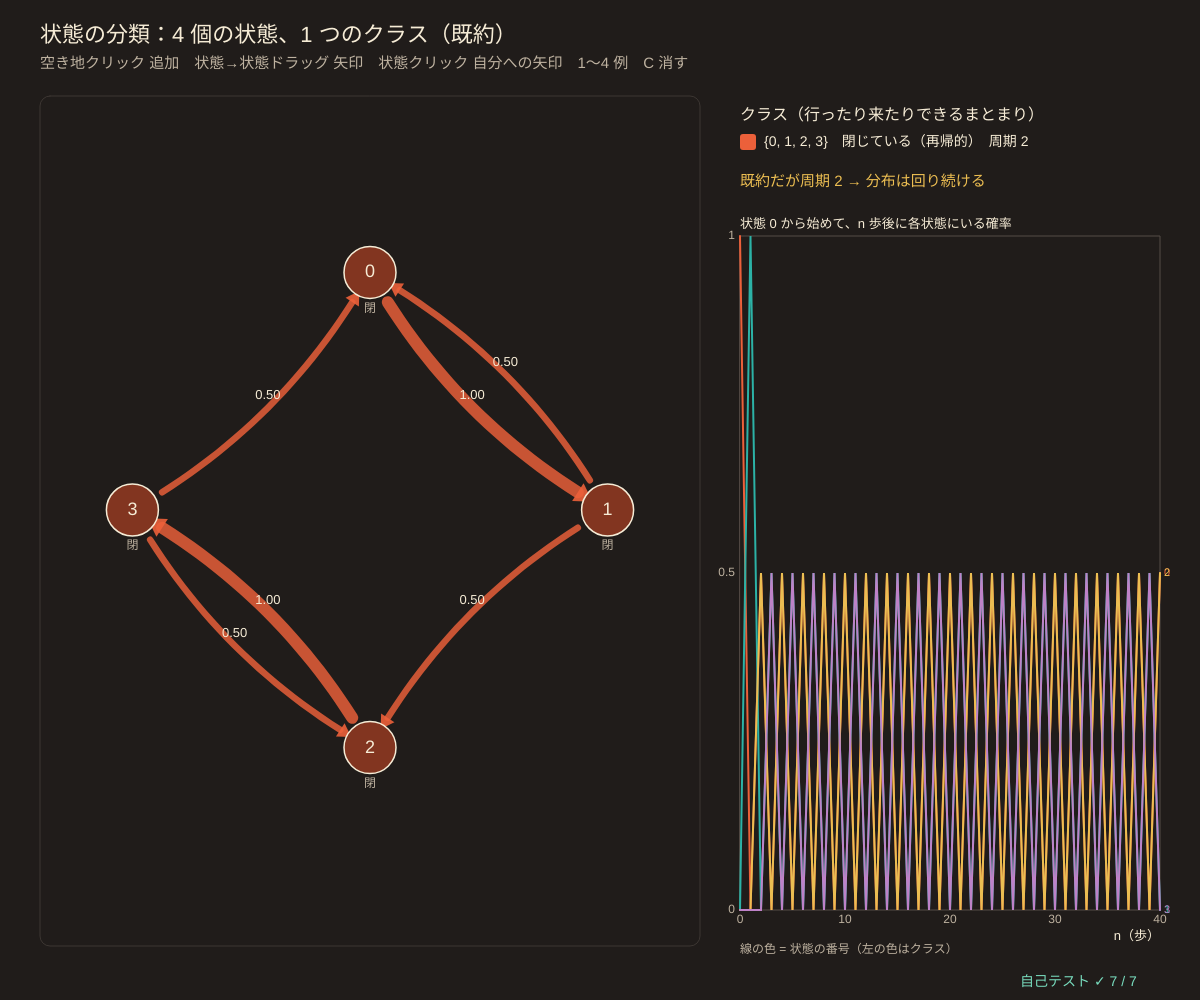
Frame 1 (no input)
Frame 60 (no input): identical to frame 1, image omitted
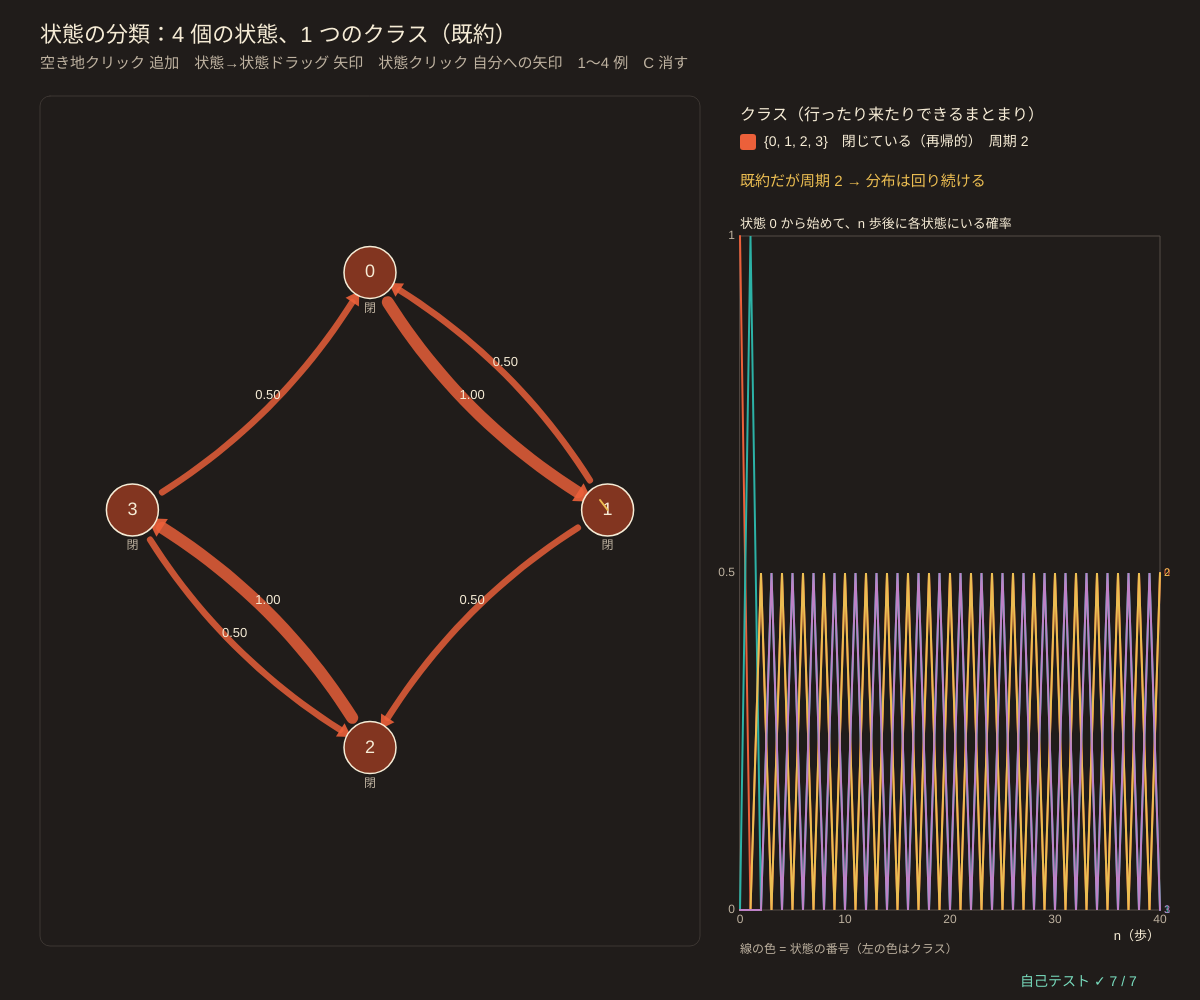
Frame 120 (the mouse pressed at the canvas centre since frame 60)

The p5.js sketch that drew these frames (run headless with seeded random() and noise() and a simulated clock; from frame 60 on, the mouse is pressed at the canvas centre):

// p5.js sketch
// ── sketch.js
// ============================================
// 03 状態の分類 ─ 自分で遷移図を作ると、状態を自動で分類して色分けする
// 通じ合うクラス：i から j へも、j から i へも行ける状態のまとまり（強連結成分、タージャンの方法で求める）
// 閉じたクラス：外へ出る矢印がない（一度入ると出られない）。1 つだけで自分に戻るなら吸収状態
// 周期：戻ってこられる歩数の最大公約数（gcd）。周期 2 だと分布が行ったり来たりして収束しない
// 既約（クラスが 1 つ）で周期 1 なら、どこから始めても定常分布へ（01・02 の場合）
// 空いている所をクリック 状態を追加 / 状態から状態へドラッグ 矢印をつける・消す / 状態をクリック 自分への矢印
// 1 周期 2 の例　2 吸収状態のある例　3 既約で周期 1　4 周期 3　C 全部消す　（矢印の確率は、出る矢印に均等）
// ============================================

const MAX_STATES = 8;                    // ★ 状態の数の上限
const NODE_R = 26;
let pos = [], edges = [], transP = [], info = null, dragFrom = -1, pressX = 0, pressY = 0, distHist = [];

function setup() {
  createCanvas(windowWidth, windowHeight);
  selfTest();
  preset(1);
}
function preset(k) {                     // ★ 例の遷移図（矢印のリスト）
  let w = width * 0.55, h = height - 200, cx = 40 + w / 2, cy = 110 + h / 2, ring = (n, r) => { let p = []; for (let i = 0; i < n; i++) p.push([cx + r * Math.cos(-Math.PI / 2 + (i * 2 * Math.PI) / n), cy + r * Math.sin(-Math.PI / 2 + (i * 2 * Math.PI) / n)]); return p; };
  let lists = {
    1: [4, [[0, 1], [1, 2], [2, 3], [3, 0], [1, 0], [3, 2]]],                   // 偶数歩でしか戻れない → 周期 2
    2: [5, [[1, 0], [1, 2], [2, 1], [2, 3], [3, 2], [3, 4], [0, 0], [4, 4]]],   // 0 と 4 が吸収状態（ギャンブラーの破産、04）
    3: [5, [[0, 1], [1, 2], [2, 3], [3, 4], [4, 0], [2, 0], [4, 4]]],          // 長さ 5 と 3 の輪 + 自分への矢印 → 周期 1
    4: [6, [[0, 1], [1, 2], [2, 0], [2, 3], [3, 4], [4, 5], [5, 3], [5, 0]]],  // どの輪も長さ 3 の倍数 → 周期 3
  };
  let [n, list] = lists[k]; pos = ring(n, Math.min(w, h) * 0.36); edges = zerosMat(n);
  for (let [i, j] of list) edges[i][j] = 1;
  rebuild();
}
// ★ 矢印から遷移行列：出る矢印に均等な確率。矢印がない状態は「その場にとどまる」（吸収状態）
function edgesToP(e) { return fixRows(e.map((r) => r.slice())); }
function rebuild() {
  transP = edgesToP(edges); info = classifyChain(transP);
  let mu = new Array(pos.length).fill(0); if (pos.length) mu[0] = 1; distHist = [mu];
  for (let n = 1; n <= 40; n++) distHist.push(vecMat(distHist[n - 1], transP));
}
function nodeAt(x, y) { for (let i = 0; i < pos.length; i++) if (Math.hypot(x - pos[i][0], y - pos[i][1]) < NODE_R + 6) return i; return -1; }

function draw() {
  background(...BG);
  hudTitle('状態の分類：' + pos.length + ' 個の状態、' + (info ? info.classes.length : 0) + ' つのクラス' + (info && info.irreducible ? '（既約）' : ''), '空き地クリック 追加　状態→状態ドラッグ 矢印　状態クリック 自分への矢印　1〜4 例　C 消す');
  let w = width * 0.55;
  noFill(); stroke(60, 54, 50); strokeWeight(1); rect(40, 96, w, height - 150, 10);
  if (pos.length) {
    let cols = pos.map((_, i) => STATE_COLS[info.comp[i] % STATE_COLS.length]);
    drawChainGraph(pos, transP, NODE_R, cols, { labels: pos.length <= 6 });
    for (let i = 0; i < pos.length; i++) {
      let c = info.classes[info.comp[i]], tag = c.absorbing ? '吸収' : c.closed ? '閉' : '一時';
      noStroke(); fill(...SUB); textSize(12); textAlign(CENTER, TOP); text(tag, pos[i][0], pos[i][1] + NODE_R + 4);
    }
  }
  if (dragFrom >= 0) { stroke(...MUSTARD); strokeWeight(2); line(pos[dragFrom][0], pos[dragFrom][1], mouseX, mouseY); }

  // ---- 分類の結果
  let x = w + 80, y = 120;
  noStroke(); fill(...CREAM); textSize(16); textAlign(LEFT, BASELINE); text('クラス（行ったり来たりできるまとまり）', x, y);
  if (info) info.classes.forEach((c, k) => {
    let yy = y + 26 + k * 26; fill(...STATE_COLS[k % STATE_COLS.length]); rect(x, yy - 12, 16, 16, 3);
    fill(...CREAM); textSize(14);
    let per = c.period === 0 ? '戻れない' : '周期 ' + c.period;
    text('{' + c.members.join(', ') + '}　' + (c.absorbing ? '吸収状態' : c.closed ? '閉じている（再帰的）' : '出ていく（一時的）') + '　' + per, x + 24, yy);
  });
  let yy = y + 40 + (info ? info.classes.length : 0) * 26;
  fill(...MUSTARD); textSize(15);
  if (info && pos.length) text(info.irreducible ? (info.classes[0].period === 1 ? '既約で周期 1 → どこからでも定常分布へ収束' : '既約だが周期 ' + info.classes[0].period + ' → 分布は回り続ける') : '既約ではない → 始める場所で行き先が変わる', x, yy);

  // ---- 状態 0 から始めた分布の変化（周期があると振動）
  let g = { x, y: yy + 50, w: Math.min(460, width - x - 40), h: height - yy - 140, x0: 0, x1: 40, y0: 0, y1: 1 };
  plotAxes(g, 'n（歩）', '状態 0 から始めて、n 歩後に各状態にいる確率', [0, 10, 20, 30, 40], [0, 0.5, 1]);
  for (let i = 0; i < pos.length; i++) drawCurve(g, distHist.map((d) => d[i]), STATE_COLS[i % STATE_COLS.length], 2);
  for (let i = 0; i < Math.min(pos.length, 8); i++) { noStroke(); fill(...STATE_COLS[i % STATE_COLS.length]); textSize(11); textAlign(LEFT, CENTER); text(i, g.x + g.w + 4, gY(g, distHist[40][i])); }
  noStroke(); fill(...SUB); textSize(12); textAlign(LEFT, TOP); text('線の色 = 状態の番号（左の色はクラス）', g.x, g.y + g.h + 34);
  drawSelfTest(width - 180, height - 14);
}

function mousePressed() {
  pressX = mouseX; pressY = mouseY;
  if (mouseX > width * 0.55 + 40 || mouseY < 96) return;
  let i = nodeAt(mouseX, mouseY);
  if (i >= 0) { dragFrom = i; return; }
  if (pos.length < MAX_STATES) {
    let n = pos.length; pos.push([mouseX, mouseY]);
    edges = edges.map((r) => r.concat([0])); edges.push(new Array(n + 1).fill(0)); rebuild();
  }
}
function mouseReleased() {
  if (dragFrom < 0) return;
  let j = nodeAt(mouseX, mouseY), moved = Math.hypot(mouseX - pressX, mouseY - pressY) > 8;
  if (j >= 0 && (j !== dragFrom || !moved)) { edges[dragFrom][j] = edges[dragFrom][j] ? 0 : 1; rebuild(); }
  dragFrom = -1;
}
function keyPressed() {
  if (key >= '1' && key <= '4') preset(Number(key));
  if (key === 'c' || key === 'C') { pos = []; edges = []; transP = []; info = { comp: [], classes: [], irreducible: false }; distHist = [[]]; for (let n = 0; n < 40; n++) distHist.push([]); }
  return false;
}

// ============================================
// やってみよう
// 1. 例 1（周期 2）に、どこか 1 つ「自分への矢印」を足すと、周期は？ グラフの振動は？
// 2. 例 2 で、状態 0 から始めずに真ん中から始めたい → rebuild() の mu[0] = 1 を mu[2] = 1 に
// 3. 例 4 の輪のどこかに長さ 4 の輪を作ると、gcd(3, 4) = 1 で周期 1 になる
// 4. 吸収状態が 2 つあるとき、どちらに吸収されるかの確率を 04・05 で計算する
// ============================================

// ---- 自己テスト
function selfTest() {
  selfTestResults = [];
  let fromList = (n, list) => { let e = zerosMat(n); for (let [i, j] of list) e[i][j] = 1; return edgesToP(e); };
  let c2 = classifyChain(fromList(2, [[0, 1], [1, 0]]));
  check('2 つの間を行き来するだけ：既約、周期 2', c2.irreducible && c2.classes[0].period === 2);
  let c3 = classifyChain(fromList(3, [[0, 1], [1, 2], [2, 0]]));
  check('長さ 3 の輪：周期 3', c3.irreducible && c3.classes[0].period === 3);
  let c1 = classifyChain(fromList(3, [[0, 1], [1, 2], [2, 0], [1, 1]]));
  check('輪に自分への矢印を足す：周期 1', c1.irreducible && c1.classes[0].period === 1);
  let gr = classifyChain(fromList(5, [[1, 0], [1, 2], [2, 1], [2, 3], [3, 2], [3, 4]]));   // 0 と 4 は矢印なし → 吸収
  let byM = (m) => gr.classes.find((c) => c.members.includes(m));
  check('ギャンブラーの連鎖：クラス {0} {1,2,3} {4}、0 と 4 は吸収、{1,2,3} は一時的', gr.classes.length === 3 && byM(0).absorbing && byM(4).absorbing && !byM(2).closed && byM(2).members.length === 3);
  // 周期 = gcd{ n : P^n(i,i) > 0 } を総当たりで、でたらめなグラフと比べる
  seedRng(3); let okP = true, okIrr = true;
  for (let t = 0; t < 40; t++) {
    let n = 3 + (t % 5), e = zerosMat(n); for (let i = 0; i < n; i++) for (let j = 0; j < n; j++) if (rnd() < (t % 2 ? 0.25 : 0.4)) e[i][j] = 1;
    let a = edgesToP(e), info = classifyChain(a), pw = eyeMat(n), g = new Array(n).fill(0), reach = eyeMat(n);
    for (let k = 1; k <= 3 * n; k++) { pw = matMul(pw, a); for (let i = 0; i < n; i++) { if (pw[i][i] > 1e-15) g[i] = gcdInt(g[i], k); for (let j = 0; j < n; j++) if (pw[i][j] > 1e-15) reach[i][j] = 1; } }
    for (let c of info.classes) for (let i of c.members) if (c.period !== g[i]) okP = false;
    let allReach = reach.every((r) => r.every((v) => v > 0));
    if (allReach !== info.irreducible) okIrr = false;
  }
  check('でたらめなグラフ 40 個：周期 = gcd{n : Pⁿ(i,i) > 0}（総当たり）', okP);
  check('40 個：既約 ⇔ どこからどこへも行ける（Pⁿ で確認）', okIrr);
  let p2 = fromList(2, [[0, 1], [1, 0]]), mu = [1, 0], osc = true; for (let n = 1; n <= 10; n++) { mu = vecMat(mu, p2); if (mu[n % 2] !== 1) osc = false; }
  check('周期 2 の連鎖では分布が (0,1) ⇔ (1,0) を行き来して収束しない', osc);
  reportSelfTest();
}

// ==================================================
// ここから下は「マルコフ連鎖の道具」（中身は読まなくても OK。消さないでね）
// ==================================================
// ---- 色と小さな道具
const BG = [32, 28, 26];                // 背景（あたたかい炭色）
const CREAM = [246, 236, 214], DICE = [236, 96, 58], TEAL = [44, 178, 166], MUSTARD = [236, 190, 82], PLUM = [190, 130, 200], SUB = [190, 178, 160];
const STATE_COLS = [[236, 96, 58], [44, 178, 166], [236, 190, 82], [190, 130, 200], [120, 190, 240], [150, 210, 110], [240, 140, 170], [200, 170, 130]];
function clampv(v, a, b) { return v < a ? a : v > b ? b : v !== v ? a : v; }     // NaN なら a に戻す
function sumOf(a) { let s = 0; for (let v of a) s += v; return s; }
function meanOf(a) { return a.length ? sumOf(a) / a.length : 0; }
function sampleFrom(p) { let u = rnd() * sumOf(p), c = 0; for (let i = 0; i < p.length; i++) { c += p[i]; if (u < c) return i; } return p.length - 1; }   // 確率 p[i] で i を返す
function fmtN(v, d) { if (typeof v !== 'number' || v !== v) return '?'; if (!isFinite(v)) return '∞'; let s = v.toFixed(d === undefined ? 2 : d); return /^-0\.?0*$/.test(s) ? s.slice(1) : s; }
function hudTitle(t, sub) {            // 左上の見出しと操作の説明
  noStroke(); fill(...CREAM); textSize(22); textAlign(LEFT, BASELINE); text(t, 40, 42);
  fill(...SUB); textSize(15); text(sub, 40, 68);
}
// ---- 種つきの乱数（同じ種なら毎回同じ列 → 実験をくり返せる）
let rngState = 1;
function seedRng(s) { rngState = (s >>> 0) || 1; }
function rnd() {                       // 0〜1 の一様乱数（mulberry32）
  rngState = (rngState + 0x6d2b79f5) >>> 0;
  let t = rngState;
  t = Math.imul(t ^ (t >>> 15), t | 1);
  t ^= t + Math.imul(t ^ (t >>> 7), t | 61);
  return ((t ^ (t >>> 14)) >>> 0) / 4294967296;
}
function rndInt(a, b) { return a + Math.floor(rnd() * (b - a + 1)); }
function randn() { let u = 1 - rnd(), v = rnd(); return Math.sqrt(-2 * Math.log(u)) * Math.cos(2 * Math.PI * v); }   // 標準正規分布
// ---- 行列の道具（行列 = 配列の配列。遷移行列 transP[i][j] = i の次に j へ行く確率、行の和 = 1）
function zerosMat(n, m) { let a = []; for (let i = 0; i < n; i++) a.push(new Array(m === undefined ? n : m).fill(0)); return a; }
function eyeMat(n) { let a = zerosMat(n); for (let i = 0; i < n; i++) a[i][i] = 1; return a; }
function copyMat(a) { return a.map((r) => r.slice()); }
function matMul(a, b) {                // 行列の積 (a b)[i][j] = Σ_k a[i][k] b[k][j]
  let n = a.length, m = b[0].length, kk = b.length, c = zerosMat(n, m);
  for (let i = 0; i < n; i++) for (let k = 0; k < kk; k++) { let v = a[i][k]; if (v !== 0) for (let j = 0; j < m; j++) c[i][j] += v * b[k][j]; }
  return c;
}
function vecMat(v, a) {                // 横ベクトル × 行列：次の時刻の分布 = いまの分布 × P
  let out = new Array(a[0].length).fill(0);
  for (let i = 0; i < v.length; i++) if (v[i] !== 0) for (let j = 0; j < out.length; j++) out[j] += v[i] * a[i][j];
  return out;
}
function matPow(a, k) { let r = eyeMat(a.length); for (let t = 0; t < k; t++) r = matMul(r, a); return r; }   // P^k（k 回かけるだけ）
function maxAbsDiff(a, b) {            // 2 つの行列（またはベクトル）のいちばん大きなずれ
  let d = 0;
  for (let i = 0; i < a.length; i++) { if (Array.isArray(a[i])) d = Math.max(d, maxAbsDiff(a[i], b[i])); else d = Math.max(d, Math.abs(a[i] - b[i])); }
  return d;
}
function rowSumErr(a, target) { let d = 0; for (let r of a) d = Math.max(d, Math.abs(sumOf(r) - (target === undefined ? 1 : target))); return d; }
function fixRows(a) {                  // 行の和を 1 に。全部 0 の行は「その場にとどまる」にする（NaN を出さない）
  return a.map((r, i) => { let s = sumOf(r); if (!(s > 1e-12)) { let z = r.map(() => 0); z[i] = 1; return z; } return r.map((v) => v / s); });
}
function solveLinear(a, b) {           // ガウスの消去法（部分ピボット）で a x = b。解けなければ null
  let n = a.length, m = a.map((r, i) => r.concat([b[i]]));
  for (let c = 0; c < n; c++) {
    let p = c; for (let r = c + 1; r < n; r++) if (Math.abs(m[r][c]) > Math.abs(m[p][c])) p = r;
    if (Math.abs(m[p][c]) < 1e-13) return null;
    [m[c], m[p]] = [m[p], m[c]];
    for (let r = 0; r < n; r++) { if (r === c) continue; let f = m[r][c] / m[c][c]; if (f !== 0) for (let k = c; k <= n; k++) m[r][k] -= f * m[c][k]; }
  }
  return m.map((r, i) => r[n] / r[i]);
}
function matInv(a) {                   // 逆行列（ガウス-ジョルダン）。逆がなければ null
  let n = a.length, cols = [];
  for (let j = 0; j < n; j++) { let e = new Array(n).fill(0); e[j] = 1; let x = solveLinear(a, e); if (!x) return null; cols.push(x); }
  return a.map((_, i) => cols.map((c) => c[i]));
}
// 定常分布：π P = π と Σ π = 1 を連立方程式として解く（(P^T − I) π = 0 の最後の式を Σ π = 1 に置きかえる）
function stationaryExact(a) {
  let n = a.length, m = zerosMat(n), b = new Array(n).fill(0);
  for (let i = 0; i < n; i++) for (let j = 0; j < n; j++) m[i][j] = a[j][i] - (i === j ? 1 : 0);
  for (let j = 0; j < n; j++) m[n - 1][j] = 1; b[n - 1] = 1;
  return solveLinear(m, b);
}
function stationaryPower(a, tol, maxIt, start) {   // べき乗法：π ← π P を変化が tol 未満になるまで
  let n = a.length, v = start ? start.slice() : new Array(n).fill(1 / n), its = 0, d = Infinity;
  while (d > (tol || 1e-13) && its < (maxIt || 100000)) { let w = vecMat(v, a); d = maxAbsDiff(w, v); v = w; its++; }
  return { pi: v, its };
}
function tvDist(p, q) { let s = 0; for (let i = 0; i < p.length; i++) s += Math.abs(p[i] - q[i]); return s / 2; }   // 全変動距離
function entropyRate(a, pi) {          // エントロピー率 H = −Σ_i π_i Σ_j P_ij log₂ P_ij（1 歩あたりの情報量、ビット）
  let h = 0;
  for (let i = 0; i < a.length; i++) for (let v of a[i]) if (v > 0) h -= pi[i] * v * Math.log2(v);
  return h;
}
// ---- 状態の分類：強連結成分（タージャンの方法）と周期
function adjOf(a) { return a.map((r) => r.map((v, j) => (v > 1e-12 ? j : -1)).filter((j) => j >= 0)); }   // 確率 > 0 の矢印
function sccTarjan(adj) {              // 戻り値：comp[i] = 状態 i のクラスの番号（行ったり来たりできる状態どうしが同じ番号）
  let n = adj.length, idx = new Array(n).fill(-1), low = new Array(n).fill(0), onSt = new Array(n).fill(false), st = [], comp = new Array(n).fill(-1), counter = 0, nc = 0;
  function visit(v) {
    idx[v] = low[v] = counter++; st.push(v); onSt[v] = true;
    for (let w of adj[v]) {
      if (idx[w] < 0) { visit(w); low[v] = Math.min(low[v], low[w]); }
      else if (onSt[w]) low[v] = Math.min(low[v], idx[w]);
    }
    if (low[v] === idx[v]) { let w; do { w = st.pop(); onSt[w] = false; comp[w] = nc; } while (w !== v); nc++; }
  }
  for (let v = 0; v < n; v++) if (idx[v] < 0) visit(v);
  return comp;
}
function gcdInt(a, b) { a = Math.abs(a); b = Math.abs(b); while (b) [a, b] = [b, a % b]; return a; }
function classPeriod(adj, members) {   // クラスの周期：BFS の深さ lev で、クラスの中の矢印 u→v ごとに gcd(lev u + 1 − lev v)
  let inC = new Set(members), lev = new Map([[members[0], 0]]), q = [members[0]], g = 0;
  while (q.length) { let u = q.shift(); for (let v of adj[u]) if (inC.has(v) && !lev.has(v)) { lev.set(v, lev.get(u) + 1); q.push(v); } }
  for (let u of members) for (let v of adj[u]) if (inC.has(v)) g = gcdInt(g, lev.get(u) + 1 - lev.get(v));
  return g;                            // 0 = クラスの中に矢印がない（1 回きりの状態）
}
function classifyChain(a) {            // クラスごとに：メンバー、閉じている（外へ出ない）か、周期
  let adj = adjOf(a), comp = sccTarjan(adj), nc = Math.max(-1, ...comp) + 1, classes = [];
  for (let c = 0; c < nc; c++) {
    let mem = []; comp.forEach((k, i) => { if (k === c) mem.push(i); });
    let closed = mem.every((u) => adj[u].every((v) => comp[v] === c));
    classes.push({ members: mem, closed, period: classPeriod(adj, mem), absorbing: mem.length === 1 && a[mem[0]][mem[0]] > 1 - 1e-12 });
  }
  return { comp, classes, irreducible: nc === 1 };
}
// ---- 遷移図を描く道具：矢印の太さ = 確率
function bezPts(ax, ay, bx, by, bend, r) {          // 少しふくらんだ曲線の点（両はしの円 r の中は除く）
  let mx = (ax + bx) / 2, my = (ay + by) / 2, dx = bx - ax, dy = by - ay, L = Math.hypot(dx, dy) || 1;
  let cx = mx - (dy / L) * bend * L, cy = my + (dx / L) * bend * L, pts = [];
  for (let k = 0; k <= 30; k++) {
    let t = k / 30, x = (1 - t) * (1 - t) * ax + 2 * t * (1 - t) * cx + t * t * bx, y = (1 - t) * (1 - t) * ay + 2 * t * (1 - t) * cy + t * t * by;
    if (Math.hypot(x - ax, y - ay) > r + 2 && Math.hypot(x - bx, y - by) > r + 6) pts.push([x, y]);
  }
  return pts;
}
function arrowHeadAt(pts, sz) {       // 折れ線の最後に三角の矢じり
  if (pts.length < 2) return;
  let [x1, y1] = pts[pts.length - 2], [x2, y2] = pts[pts.length - 1], L = Math.hypot(x2 - x1, y2 - y1) || 1, ux = (x2 - x1) / L, uy = (y2 - y1) / L;
  triangle(x2 + ux * sz, y2 + uy * sz, x2 - uy * sz * 0.6, y2 + ux * sz * 0.6, x2 + uy * sz * 0.6, y2 - ux * sz * 0.6);
}
// nodes = [[x, y], …]、a = 遷移行列。戻り値：矢印ごとの { i, j, mx, my }（ラベルやクリック判定用）
function drawChainGraph(nodes, a, r, cols, opts) {
  opts = opts || {};
  let cx = meanOf(nodes.map((p) => p[0])), cy = meanOf(nodes.map((p) => p[1])), hits = [];
  for (let i = 0; i < nodes.length; i++) for (let j = 0; j < nodes.length; j++) {
    let p = a[i][j]; if (!(p > 1e-9)) continue;
    let col = cols[i % cols.length], w = 1 + 11 * p, pts;
    if (i === j) {                     // 自分に戻る矢印：外側に小さな輪
      let ox = nodes[i][0] - cx, oy = nodes[i][1] - cy, L = Math.hypot(ox, oy) || 1, ux = ox / L, uy = L > 1 ? oy / L : -1;
      if (L <= 1) ux = 0;
      let lx = nodes[i][0] + ux * r * 1.55, ly = nodes[i][1] + uy * r * 1.55, rr = r * 0.62, base = Math.atan2(-uy, -ux);
      pts = []; for (let k = 0; k <= 32; k++) { let t = base + 0.9 + (k / 32) * (2 * Math.PI - 1.8); pts.push([lx + rr * Math.cos(t), ly + rr * Math.sin(t)]); }
      hits.push({ i, j, mx: lx + ux * rr, my: ly + uy * rr });
    } else {
      pts = bezPts(nodes[i][0], nodes[i][1], nodes[j][0], nodes[j][1], 0.14, r);
      if (pts.length) hits.push({ i, j, mx: pts[pts.length >> 1][0], my: pts[pts.length >> 1][1] });
    }
    stroke(col[0], col[1], col[2], opts.alphaEdge || 210); strokeWeight(w); noFill(); polyline(pts);
    noStroke(); fill(col[0], col[1], col[2], opts.alphaEdge || 230); arrowHeadAt(pts, 8 + w * 0.8);
    if (opts.labels !== false && pts.length) {
      let h = hits[hits.length - 1]; fill(...CREAM); textSize(13); textAlign(CENTER, CENTER); text(fmtN(p, 2), h.mx, h.my - 12);
    }
  }
  for (let i = 0; i < nodes.length; i++) {
    let col = cols[i % cols.length]; stroke(...CREAM); strokeWeight(opts.hl === i ? 4 : 1.5); fill(col[0] * 0.55, col[1] * 0.55, col[2] * 0.55);
    circle(nodes[i][0], nodes[i][1], 2 * r);
    noStroke(); fill(...CREAM); textAlign(CENTER, CENTER); textSize(opts.nameSize || 18); text(opts.names ? opts.names[i] : String(i), nodes[i][0], nodes[i][1]);
  }
  return hits;
}
function drawMatrix(a, x, y, cw, ch, names, opts) {   // 行列を色つきの表で（濃い = 大きい）
  opts = opts || {}; let d = opts.digits === undefined ? 2 : opts.digits, n = a.length, m = a[0].length, hi = opts.hi || 1;
  textAlign(CENTER, CENTER); textSize(opts.ts || 13);
  for (let i = 0; i < n; i++) for (let j = 0; j < m; j++) {
    let v = a[i][j], t = clampv(Math.abs(v) / hi, 0, 1); noStroke();
    fill(48 + t * (TEAL[0] - 48), 42 + t * (TEAL[1] - 42), 40 + t * (TEAL[2] - 40)); rect(x + j * cw, y + i * ch, cw - 2, ch - 2, 3);
    fill(...CREAM); text(fmtN(v, d), x + j * cw + cw / 2, y + i * ch + ch / 2);
  }
  if (names) { fill(...SUB); for (let i = 0; i < n; i++) { textAlign(RIGHT, CENTER); text(names[i], x - 6, y + i * ch + ch / 2); } for (let j = 0; j < m; j++) { textAlign(CENTER, BOTTOM); text(names[j], x + j * cw + cw / 2, y - 3); } }
}
// ---- グラフの道具：g = { x, y, w, h, x0, x1, y0, y1 }
function gX(g, v) { return g.x + clampv((v - g.x0) / (g.x1 - g.x0), -0.02, 1.02) * g.w; }
function gY(g, v) { return g.y + g.h - clampv((v - g.y0) / (g.y1 - g.y0), -0.02, 1.02) * g.h; }
function plotAxes(g, xl, yl, xt, yt) {
  stroke(84, 76, 70); strokeWeight(1); noFill(); rect(g.x, g.y, g.w, g.h);
  noStroke(); fill(...SUB); textSize(12); textAlign(CENTER, TOP);
  for (let v of xt) text(+v.toPrecision(3), gX(g, v), g.y + g.h + 4);
  textAlign(RIGHT, CENTER);
  for (let v of yt) text(+v.toPrecision(3), g.x - 5, gY(g, v));
  textAlign(LEFT, BASELINE); fill(...CREAM); textSize(13);
  text(xl, g.x + g.w - textWidth(xl), g.y + g.h + 30); text(yl, g.x, g.y - 8);
}
function polyline(pts) {               // 点が 2 つ以上あるときだけ折れ線を描く（空の beginShape を作らない）
  if (pts.length < 2) return;
  noFill(); beginShape(); for (let p of pts) vertex(p[0], p[1]); endShape();
}
function drawCurve(g, arr, col, sw, xOff) {   // arr[i] を x = i (+ xOff) に。長いときは間引いて 600 点まで
  let n = arr.length, stride = Math.max(1, Math.ceil(n / 600)), pts = [];
  for (let i = 0; i < n; i += stride) pts.push([gX(g, i + (xOff || 0)), gY(g, arr[i])]);
  if (n > 1 && (n - 1) % stride) pts.push([gX(g, n - 1 + (xOff || 0)), gY(g, arr[n - 1])]);
  stroke(...col); strokeWeight(sw || 2); polyline(pts);
}
function legend(x, y, items) {         // items = [[色, 名前], …]
  textSize(13); textAlign(LEFT, CENTER);
  for (let [c, s] of items) { noStroke(); fill(...c); rect(x, y - 5, 16, 10); fill(...CREAM); text(s, x + 22, y); y += 20; }
}
function drawBars(x, y, w, h, vals, cols, top, names) {   // 棒グラフ（top = 縦軸の上限）
  let n = vals.length, bw = w / n;
  stroke(84, 76, 70); strokeWeight(1); line(x, y + h, x + w, y + h); noStroke();
  for (let i = 0; i < n; i++) {
    let c = cols[i % cols.length], hh = clampv(vals[i] / (top || 1), 0, 1) * h; fill(...c); rect(x + i * bw + bw * 0.12, y + h - hh, bw * 0.76, hh, 3);
    if (names) { fill(...SUB); textSize(12); textAlign(CENTER, TOP); text(names[i], x + i * bw + bw / 2, y + h + 4); }
  }
}
// ---- 自己テストの道具
let selfTestResults = [];
function check(name, cond) { selfTestResults.push({ name, ok: !!cond }); }
function near(a, b, tol) { return a !== null && a !== undefined && isFinite(a) && Math.abs(a - b) <= (tol === undefined ? 1e-9 : tol); }
function noNaN(v) { return Array.isArray(v) || ArrayBuffer.isView(v) ? Array.from(v).every(noNaN) : !(typeof v === 'number' && !isFinite(v)); }
function reportSelfTest() { for (let r of selfTestResults) (r.ok ? console.log : console.error)((r.ok ? '✓ ' : '✗ ') + r.name); }
function selfTestLine() { let n = selfTestResults.filter((r) => r.ok).length; return '自己テスト ' + (n === selfTestResults.length ? '✓ ' : '✗ ') + n + ' / ' + selfTestResults.length; }
function drawSelfTest(x, y) { noStroke(); fill(selfTestResults.every((r) => r.ok) ? color(120, 220, 190) : color(255, 90, 90)); textSize(14); textAlign(LEFT, BASELINE); text(selfTestLine(), x, y); }
